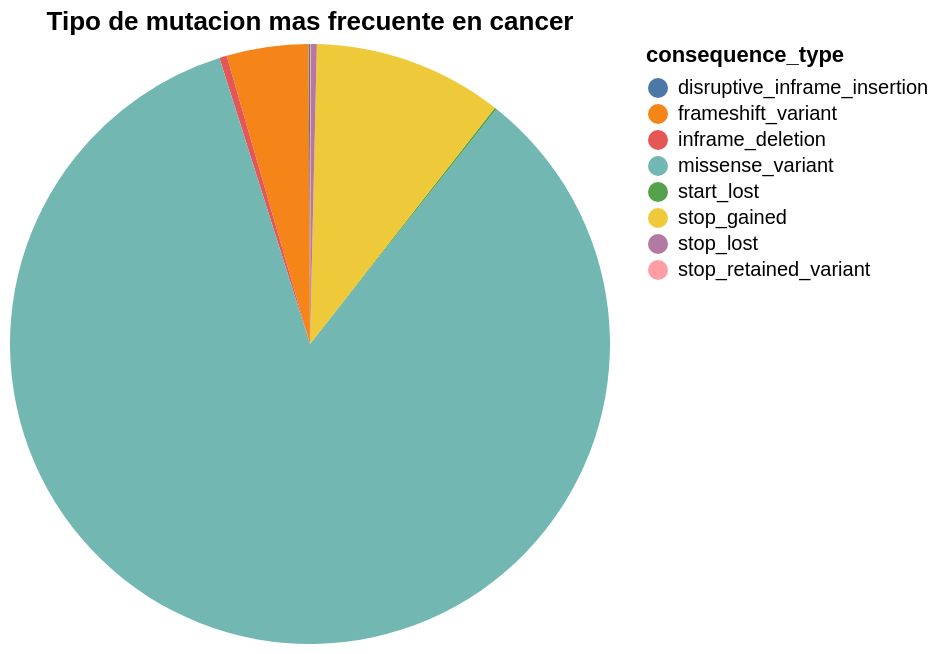

This figure's notebook cell:
### Code cell
base = alt.Chart(mutation_frequencies_consequence).mark_arc().encode(
    theta=alt.Theta('mutation_count:Q', sort='descending'),  # Ordenar de mayor a menor,
    color="consequence_type"
).properties(
    title='Tipo de mutacion mas frecuente en cancer'
)


base

### Figure 1 — Vega-Lite specification as saved in the notebook (floating-point values rounded to 4 significant figures)
{"config": {"view": {"continuousWidth": 300, "continuousHeight": 300}}, "data": {"name": "data-01f680be5449014a43191e047b979184"}, "mark": {"type": "arc"}, "encoding": {"color": {"field": "consequence_type", "type": "nominal"}, "theta": {"field": "mutation_count", "sort": "descending", "type": "quantitative"}}, "title": "Tipo de mutacion mas frecuente en cancer", "$schema": "https://vega.github.io/schema/vega-lite/v5.17.0.json", "datasets": {"data-01f680be5449014a43191e047b979184": [{"consequence_type": "disruptive_inframe_insertion", "mutation_count": 2, "mutation_frequency": 0.07289}, {"consequence_type": "frameshift_variant", "mutation_count": 121, "mutation_frequency": 4.41}, {"consequence_type": "inframe_deletion", "mutation_count": 11, "mutation_frequency": 0.4009}, {"consequence_type": "missense_variant", "mutation_count": 2317, "mutation_frequency": 84.44}, {"consequence_type": "start_lost", "mutation_count": 3, "mutation_frequency": 0.1093}, {"consequence_type": "stop_gained", "mutation_count": 280, "mutation_frequency": 10.2}, {"consequence_type": "stop_lost", "mutation_count": 9, "mutation_frequency": 0.328}, {"consequence_type": "stop_retained_variant", "mutation_count": 1, "mutation_frequency": 0.03644}]}}
